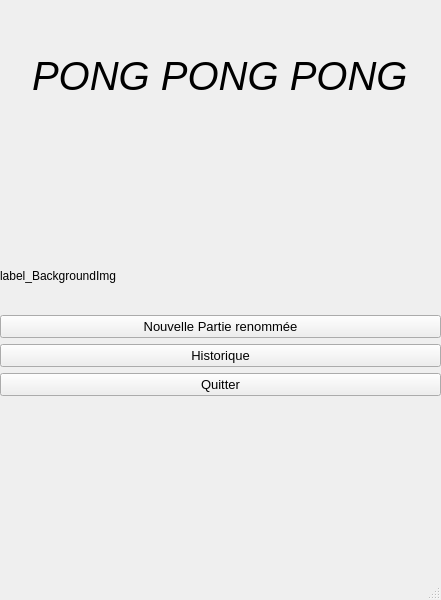
<?xml version="1.0" encoding="UTF-8"?>
<ui version="4.0">
 <class>Pong</class>
 <widget class="QMainWindow" name="Pong">
  <property name="geometry">
   <rect>
    <x>0</x>
    <y>0</y>
    <width>441</width>
    <height>600</height>
   </rect>
  </property>
  <property name="windowTitle">
   <string>MainWindow</string>
  </property>
  <property name="layoutDirection">
   <enum>Qt::LeftToRight</enum>
  </property>
  <widget class="QWidget" name="centralwidget">
   <widget class="QWidget" name="horizontalLayoutWidget">
    <property name="geometry">
     <rect>
      <x>0</x>
      <y>40</y>
      <width>441</width>
      <height>71</height>
     </rect>
    </property>
    <layout class="QHBoxLayout" name="horizontalLayout_4">
     <item>
      <spacer name="horizontalSpacer">
       <property name="orientation">
        <enum>Qt::Horizontal</enum>
       </property>
       <property name="sizeHint" stdset="0">
        <size>
         <width>40</width>
         <height>20</height>
        </size>
       </property>
      </spacer>
     </item>
     <item>
      <widget class="QLabel" name="label_TitleGame">
       <property name="font">
        <font>
         <pointsize>30</pointsize>
         <italic>true</italic>
        </font>
       </property>
       <property name="text">
        <string>PONG PONG PONG</string>
       </property>
      </widget>
     </item>
     <item>
      <spacer name="horizontalSpacer_2">
       <property name="orientation">
        <enum>Qt::Horizontal</enum>
       </property>
       <property name="sizeHint" stdset="0">
        <size>
         <width>40</width>
         <height>20</height>
        </size>
       </property>
      </spacer>
     </item>
    </layout>
   </widget>
   <widget class="QWidget" name="verticalLayoutWidget">
    <property name="geometry">
     <rect>
      <x>0</x>
      <y>170</y>
      <width>441</width>
      <height>371</height>
     </rect>
    </property>
    <layout class="QVBoxLayout" name="verticalLayout_4">
     <item>
      <spacer name="verticalSpacer_2">
       <property name="orientation">
        <enum>Qt::Vertical</enum>
       </property>
       <property name="sizeHint" stdset="0">
        <size>
         <width>20</width>
         <height>40</height>
        </size>
       </property>
      </spacer>
     </item>
     <item>
      <widget class="QPushButton" name="btn_newGame">
       <property name="minimumSize">
        <size>
         <width>250</width>
         <height>0</height>
        </size>
       </property>
       <property name="maximumSize">
        <size>
         <width>16777215</width>
         <height>16777215</height>
        </size>
       </property>
       <property name="font">
        <font>
         <pointsize>10</pointsize>
        </font>
       </property>
       <property name="layoutDirection">
        <enum>Qt::LeftToRight</enum>
       </property>
       <property name="text">
        <string>Nouvelle Partie renommée</string>
       </property>
      </widget>
     </item>
     <item>
      <widget class="QPushButton" name="btn_historic">
       <property name="minimumSize">
        <size>
         <width>250</width>
         <height>0</height>
        </size>
       </property>
       <property name="maximumSize">
        <size>
         <width>16777215</width>
         <height>16777215</height>
        </size>
       </property>
       <property name="font">
        <font>
         <pointsize>10</pointsize>
        </font>
       </property>
       <property name="text">
        <string>Historique</string>
       </property>
      </widget>
     </item>
     <item>
      <widget class="QPushButton" name="btn_quit">
       <property name="minimumSize">
        <size>
         <width>250</width>
         <height>0</height>
        </size>
       </property>
       <property name="maximumSize">
        <size>
         <width>16777215</width>
         <height>16777215</height>
        </size>
       </property>
       <property name="font">
        <font>
         <pointsize>10</pointsize>
        </font>
       </property>
       <property name="text">
        <string>Quitter</string>
       </property>
      </widget>
     </item>
     <item>
      <spacer name="verticalSpacer">
       <property name="orientation">
        <enum>Qt::Vertical</enum>
       </property>
       <property name="sizeHint" stdset="0">
        <size>
         <width>20</width>
         <height>40</height>
        </size>
       </property>
      </spacer>
     </item>
    </layout>
   </widget>
   <widget class="QLabel" name="label_backgroundImg">
    <property name="geometry">
     <rect>
      <x>0</x>
      <y>0</y>
      <width>441</width>
      <height>551</height>
     </rect>
    </property>
    <property name="styleSheet">
     <string notr="true">background-image: url(:/Pong/images/pongbackground.jpg);</string>
    </property>
    <property name="text">
     <string>label_BackgroundImg</string>
    </property>
   </widget>
   <zorder>label_backgroundImg</zorder>
   <zorder>horizontalLayoutWidget</zorder>
   <zorder>verticalLayoutWidget</zorder>
  </widget>
  <widget class="QStatusBar" name="statusbar"/>
 </widget>
 <resources>
  <include location="Pong.qrc"/>
 </resources>
 <connections/>
</ui>
